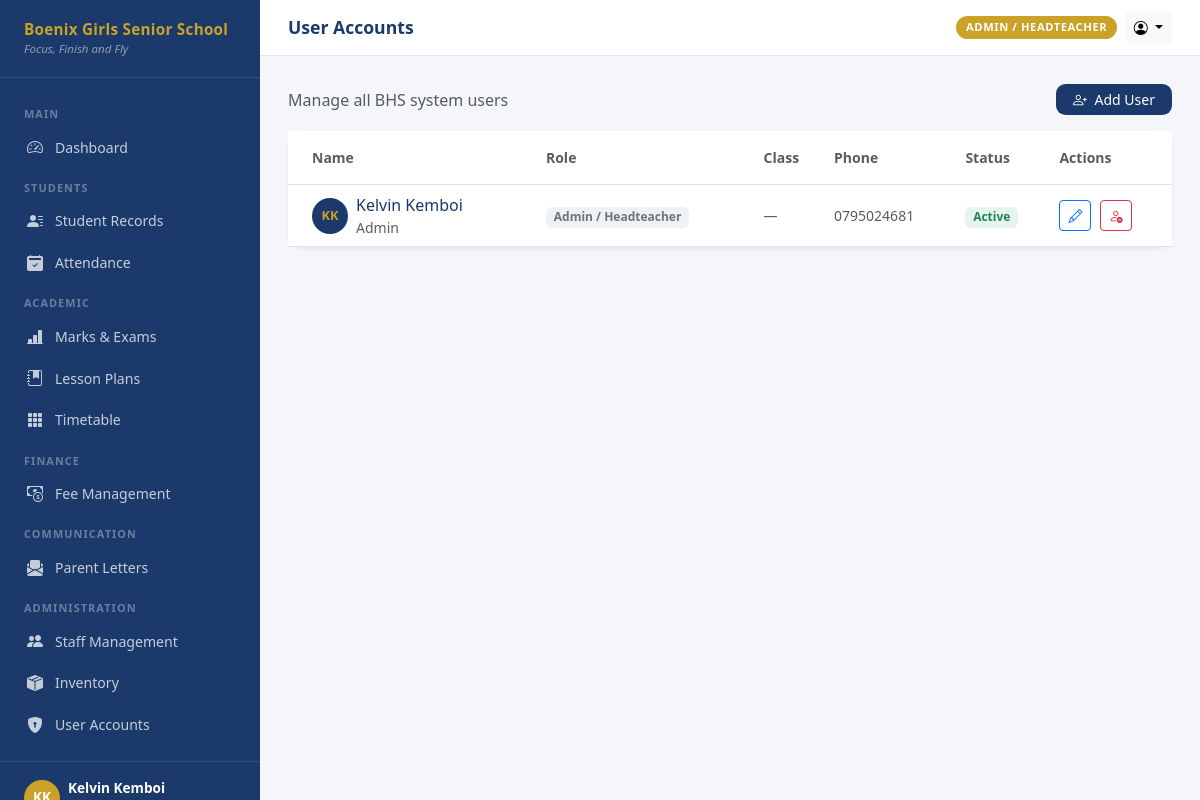
Screenshot of /accounts/users/ (signed in) with the database file from the repository.
### accounts/models.py (models this page shows, shortened)
class User(AbstractUser):
    ROLE_ADMIN = 'admin'
    ROLE_CLASS_TEACHER = 'class_teacher'
    ROLE_SUBJECT_TEACHER = 'subject_teacher'
    ROLE_PARENT = 'parent'
    ROLE_BURSAR = 'bursar'
    ROLE_AUDITOR = 'auditor'
    ROLE_CHOICES = [
        (ROLE_ADMIN, 'Admin / Headteacher'),
        (ROLE_CLASS_TEACHER, 'Class Teacher'),
        (ROLE_SUBJECT_TEACHER, 'Subject Teacher'),
        (ROLE_PARENT, 'Parent (View Only)'),
        (ROLE_BURSAR, 'Bursar / Accounts'),
        (ROLE_AUDITOR, 'Auditor'),
    ]
    role = models.CharField(
        max_length=20,
        choices=ROLE_CHOICES,
        default=ROLE_SUBJECT_TEACHER,
    )
    phone = models.CharField(max_length=20, blank=True)
    profile_photo = models.ImageField(upload_to='profiles/', blank=True, null=True)
    is_active = models.BooleanField(default=True)
    class_assigned = models.CharField(max_length=20, blank=True, help_text='e.g. Form 4A')
    class Meta:
        verbose_name = 'User'
        verbose_name_plural = 'Users'
        ordering = ['last_name', 'first_name']
    @property
    def is_admin(self):
        return self.role == self.ROLE_ADMIN or self.is_superuser
    @property
    def can_view_fees(self):
        return self.role in (self.ROLE_ADMIN, self.ROLE_BURSAR, self.ROLE_AUDITOR, self.ROLE_PARENT)
    @property
    def can_enter_marks(self):
        return self.role in (self.ROLE_ADMIN, self.ROLE_CLASS_TEACHER, self.ROLE_SUBJECT_TEACHER)

### accounts/views.py (the view)
# urls.py: path('users/', views.user_list_view, name='user_list'),
@admin_required
def user_list_view(request):
    users = User.objects.all().order_by('role', 'last_name')
    return render(request, 'accounts/user_list.html', {'users': users})

### boenix_sms/context_processors.py (called while the page is built)
def school_info(request):
    return {
        'SCHOOL_NAME': settings.SCHOOL_NAME,
        'SCHOOL_SHORT': settings.SCHOOL_SHORT,
        'SCHOOL_MOTTO': settings.SCHOOL_MOTTO,
    }

### templates/accounts/user_list.html (shortened to what this page needs)
{% extends 'base.html' %}
{% block page_title %}User Accounts{% endblock %}
{% block content %}
<div class="d-flex justify-content-between align-items-center mb-3">
  <p class="text-muted mb-0">Manage all {{ SCHOOL_SHORT }} system users</p>
  <a href="{% url 'accounts:user_create' %}" class="btn btn-sm px-3" style="background:#1B3A6B;color:#fff;border-radius:0.6rem;">
    <i class="bi bi-person-plus me-1"></i> Add User
  </a>
</div>
<div class="card border-0 shadow-sm" style="border-radius:1rem;">
  <div class="card-body p-0">
    <div class="table-responsive">
      <table class="table table-hover align-middle mb-0">
        <thead style="background:#F4F6FB;">
          <tr>
            <th class="ps-4 py-3 text-muted small fw-600" style="color:#1B3A6B;">Name</th>
            <th class="py-3 text-muted small fw-600">Role</th>
            <th class="py-3 text-muted small fw-600">Class</th>
            <th class="py-3 text-muted small fw-600">Phone</th>
            <th class="py-3 text-muted small fw-600">Status</th>
            <th class="py-3 text-muted small fw-600">Actions</th>
          </tr>
        </thead>
        <tbody>
          {% for u in users %}
          <tr>
            <td class="ps-4">
              <div class="d-flex align-items-center gap-2">
                <div class="rounded-circle d-flex align-items-center justify-content-center"
                     style="width:36px;height:36px;background:#1B3A6B;color:#C9A227;font-weight:700;font-size:0.8rem;flex-shrink:0;">
                  {{ u.first_name|first|upper }}{{ u.last_name|first|upper }}
                </div>
                <div>
                  <div class="fw-600" style="color:#1B3A6B;">{{ u.get_full_name }}</div>
                  <div class="text-muted small">{{ u.username }}</div>
                </div>
              </div>
            </td>
            <td><span class="badge bg-secondary bg-opacity-10 text-secondary">{{ u.get_role_display }}</span></td>
            <td class="text-muted small">{{ u.class_assigned|default:"—" }}</td>
            <td class="text-muted small">{{ u.phone|default:"—" }}</td>
            <td>
              {% if u.is_active %}
              <span class="badge bg-success bg-opacity-10 text-success">Active</span>
              {% else %}
              <span class="badge bg-danger bg-opacity-10 text-danger">Inactive</span>
              {% endif %}
            </td>
            <td>
              <a href="{% url 'accounts:user_edit' u.pk %}" class="btn btn-sm btn-outline-primary me-1">
                <i class="bi bi-pencil"></i>
              </a>
              <a href="{% url 'accounts:user_toggle' u.pk %}"
                 class="btn btn-sm {% if u.is_active %}btn-outline-danger{% else %}btn-outline-success{% endif %}"
                 onclick="return confirm('Toggle this user\'s status?')">
                <i class="bi {% if u.is_active %}bi-person-dash{% else %}bi-person-check{% endif %}"></i>
              </a>
            </td>
          </tr>
          {% empty %}
          <tr><td colspan="6" class="text-center py-4 text-muted">No users found.</td></tr>
          {% endfor %}
        </tbody>
      </table>
    </div>
  </div>
</div>
{% endblock %}

### templates/base.html (shortened to what this page needs)
<!DOCTYPE html>
<html lang="en">
<head>
  <link href="https://cdn.jsdelivr.net/npm/bootstrap@5.3.3/dist/css/bootstrap.min.css" rel="stylesheet">
  <link href="https://cdn.jsdelivr.net/npm/bootstrap-icons@1.11.3/font/bootstrap-icons.min.css" rel="stylesheet">
</head>
<body>
<div id="sidebar">
  <div class="sidebar-brand">
    <div class="school-name">{{ SCHOOL_NAME }}</div>
    <div class="school-motto">{{ SCHOOL_MOTTO }}</div>
  </div>
  <nav class="sidebar-nav">
    <div class="nav-section-label">Main</div>
    <a href="{% url 'dashboard:home' %}" class="nav-link {% if request.resolver_match.url_name == 'home' %}active{% endif %}">
      <i class="bi bi-speedometer2"></i> Dashboard
    </a>
    {% if user.is_admin or user.is_class_teacher %}
    <div class="nav-section-label">Students</div>
    <a href="/students/" class="nav-link">
      <i class="bi bi-person-lines-fill"></i> Student Records
    </a>
    <a href="/attendance/" class="nav-link">
      <i class="bi bi-calendar2-check-fill"></i> Attendance
    </a>
    {% endif %}
    {% if user.can_enter_marks %}
    <div class="nav-section-label">Academic</div>
    <a href="/exams/" class="nav-link">
      <i class="bi bi-bar-chart-line-fill"></i> Marks & Exams
    </a>
    <a href="/lessons/" class="nav-link">
      <i class="bi bi-journal-bookmark-fill"></i> Lesson Plans
    </a>
    <a href="/timetable/" class="nav-link">
      <i class="bi bi-grid-3x3-gap-fill"></i> Timetable
    </a>
    {% endif %}
    {% if user.can_view_fees %}
    <div class="nav-section-label">Finance</div>
    <a href="/fees/" class="nav-link">
      <i class="bi bi-cash-coin"></i> Fee Management
    </a>
    {% endif %}
    {% if user.is_admin or user.is_class_teacher %}
    <div class="nav-section-label">Communication</div>
    <a href="/letters/" class="nav-link">
      <i class="bi bi-envelope-paper-fill"></i> Parent Letters
    </a>
    {% endif %}
    {% if user.is_admin %}
    <div class="nav-section-label">Administration</div>
    <a href="/staff/" class="nav-link">
      <i class="bi bi-people-fill"></i> Staff Management
    </a>
    <a href="/inventory/" class="nav-link">
      <i class="bi bi-box-seam-fill"></i> Inventory
    </a>
    <a href="{% url 'accounts:user_list' %}" class="nav-link">
      <i class="bi bi-shield-lock-fill"></i> User Accounts
    </a>
    {% endif %}
  </nav>
  <div class="sidebar-footer">
    <div class="d-flex align-items-center gap-2">
      <div class="rounded-circle bg-gold d-flex align-items-center justify-content-center"
           style="width:36px;height:36px;background:var(--boenix-gold);font-weight:700;color:#fff;font-size:0.85rem;flex-shrink:0;">
      </div>
      <div class="overflow-hidden">
        <div class="user-name text-truncate">{{ user.get_full_name }}</div>
      </div>
    </div>
  </div>
</div>
<div id="main">
  <div class="topbar">
    <div class="d-flex align-items-center gap-3">
      <h1 class="page-title">{% block page_title %}Dashboard{% endblock %}</h1>
    </div>
    <div class="d-flex align-items-center gap-2">
      <span class="role-badge">{{ user.get_role_display }}</span>
      <div class="dropdown">
        <button class="btn btn-sm btn-light dropdown-toggle" data-bs-toggle="dropdown">
          <i class="bi bi-person-circle"></i>
        </button>
      </div>
    </div>
  </div>
  <div class="content-area">
    {% block content %}{% endblock %}
  </div>
</div>
</body>
</html>

### templates/base.html (style rules this page uses)
:root { --boenix-navy: #1B3A6B; --boenix-gold: #C9A227; --boenix-gold-light: #F0D070; --sidebar-width: 260px; }
body { background: #F4F6FB; font-family: 'Segoe UI', sans-serif; }
#sidebar { width: var(--sidebar-width); min-height: 100vh; background: var(--boenix-navy); position: fixed; top: 0; left: 0; display: flex; flex-direction: column; z-index: 100; transition: transform 0.25s ease; }
.sidebar-brand { padding: 1.25rem 1.5rem; border-bottom: 1px solid rgba(255,255,255,0.1); }
.sidebar-brand .school-name { color: var(--boenix-gold); font-size: 0.95rem; font-weight: 700; line-height: 1.3; letter-spacing: 0.02em; }
.sidebar-brand .school-motto { color: rgba(255,255,255,0.5); font-size: 0.72rem; font-style: italic; }
.sidebar-nav { flex: 1; padding: 1rem 0; overflow-y: auto; }
.sidebar-nav .nav-section-label { color: rgba(255,255,255,0.35); font-size: 0.68rem; font-weight: 700; text-transform: uppercase; letter-spacing: 0.1em; padding: 0.75rem 1.5rem 0.25rem; }
.sidebar-nav .nav-link { color: rgba(255,255,255,0.75); padding: 0.55rem 1.5rem; font-size: 0.88rem; display: flex; align-items: center; gap: 0.65rem; border-left: 3px solid transparent; transition: all 0.15s; }
.sidebar-nav .nav-link i { font-size: 1rem; width: 1.1rem; }
.sidebar-footer { padding: 1rem 1.5rem; border-top: 1px solid rgba(255,255,255,0.1); }
.sidebar-footer .user-name { color: #fff; font-size: 0.85rem; font-weight: 600; }
#main { margin-left: var(--sidebar-width); min-height: 100vh; display: flex; flex-direction: column; }
.topbar { background: #fff; padding: 0.75rem 1.75rem; border-bottom: 1px solid #E5E9F2; display: flex; align-items: center; justify-content: space-between; position: sticky; top: 0; z-index: 99; }
.topbar .page-title { font-weight: 700; color: var(--boenix-navy); font-size: 1.1rem; margin: 0; }
.content-area { flex: 1; padding: 1.75rem; }
.role-badge { background: var(--boenix-gold); color: #fff; font-size: 0.7rem; font-weight: 700; padding: 0.2rem 0.6rem; border-radius: 1rem; text-transform: uppercase; letter-spacing: 0.05em; }

### rows the page displays
User: get_full_name "Kelvin Kemboi", role "ADMIN / HEADTEACHER", first_name|first "K", last_name|first "K", username "Admin", role "Admin / Headteacher", class_assigned "—", phone "0795024681", is_active "Active"

### other values shown
{{ SCHOOL_NAME }} "Boenix Girls Senior School"
{{ SCHOOL_MOTTO }} "Focus, Finish and Fly"
{{ SCHOOL_SHORT }} "BHS"
